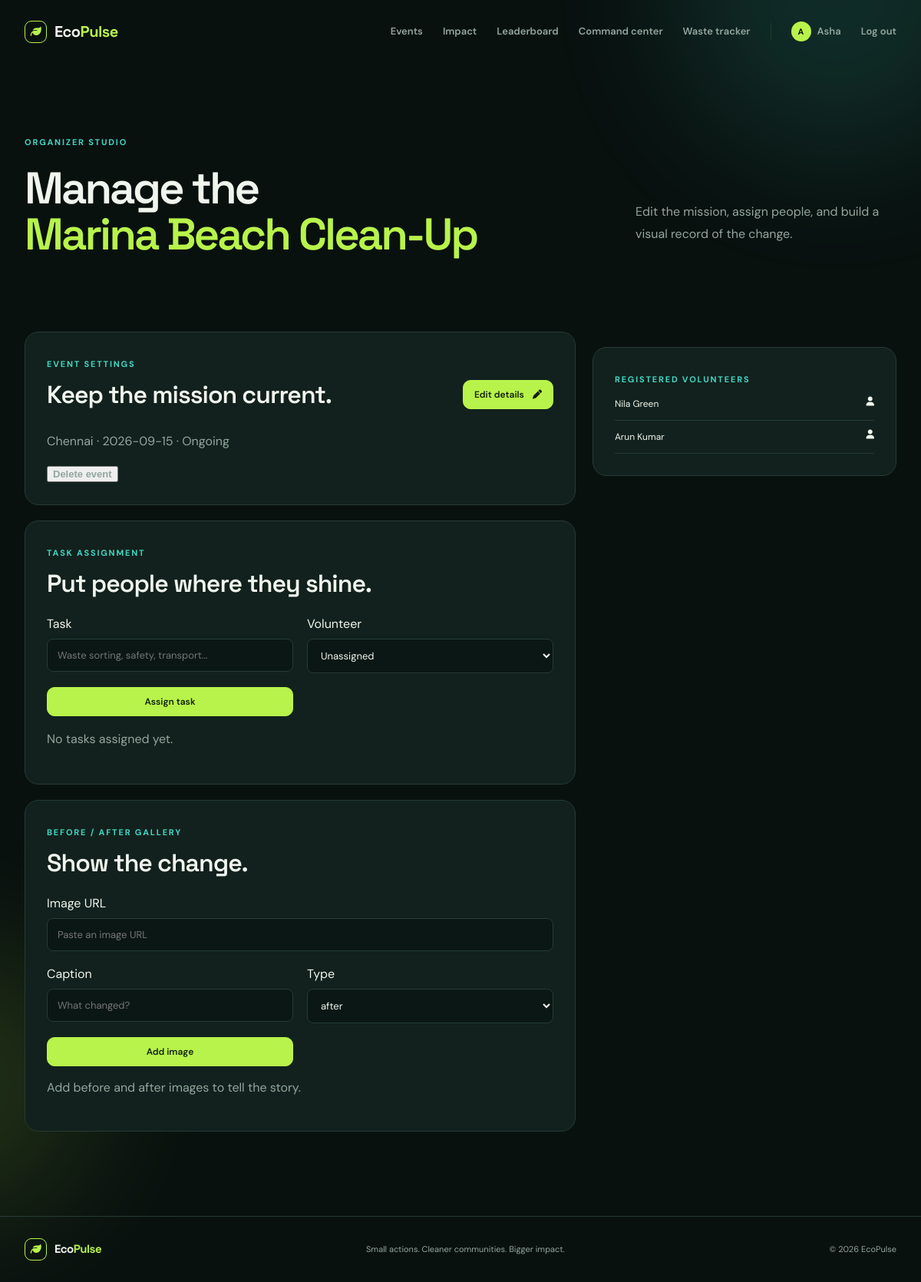
Page /events/1/manage (signed in) on the committed database.
### tables this page shows
CREATE TABLE users (id INTEGER PRIMARY KEY, name TEXT NOT NULL, email TEXT UNIQUE NOT NULL, phone TEXT, password TEXT NOT NULL, role TEXT NOT NULL DEFAULT 'volunteer', points INTEGER DEFAULT 0, created_at TEXT DEFAULT CURRENT_TIMESTAMP);

CREATE TABLE events (id INTEGER PRIMARY KEY, name TEXT NOT NULL, description TEXT, location TEXT NOT NULL, event_date TEXT NOT NULL, start_time TEXT, end_time TEXT, max_volunteers INTEGER DEFAULT 50, target_waste REAL DEFAULT 100, category TEXT, difficulty TEXT, equipment TEXT, status TEXT DEFAULT 'Upcoming', image TEXT, created_by INTEGER REFERENCES users(id), created_at TEXT DEFAULT CURRENT_TIMESTAMP);

### app.py (the view)
@app.route('/events/<int:event_id>/manage')
@admin_required
def manage_event(event_id):
    db = get_db(); event = db.execute('SELECT * FROM events WHERE id=?', (event_id,)).fetchone()
    if not event: abort(404)
    registered = db.execute('SELECT u.id, u.name FROM event_registrations r JOIN users u ON u.id=r.user_id WHERE r.event_id=?', (event_id,)).fetchall()
    tasks = db.execute('SELECT t.*, u.name AS volunteer_name FROM tasks t LEFT JOIN users u ON u.id=t.user_id WHERE t.event_id=?', (event_id,)).fetchall()
    gallery = db.execute('SELECT * FROM event_images WHERE event_id=? ORDER BY created_at DESC', (event_id,)).fetchall()
    return render_template('manage_event.html', event=event, registered=registered, tasks=tasks, gallery=gallery)

### app.py (called while the page is built)
def get_db():
    if 'db' not in g:
        g.db = sqlite3.connect(app.config['DATABASE'])
        g.db.row_factory = sqlite3.Row
        g.db.execute('PRAGMA foreign_keys = ON')
    return g.db

def current_user():
    if 'user_id' not in session:
        return None
    return get_db().execute('SELECT * FROM users WHERE id=?', (session['user_id'],)).fetchone()

@app.context_processor
def inject_globals():
    return {'current_user': current_user(), 'categories': CATEGORIES, 'year': datetime.now().year}

def admin_required(view):
    @wraps(view)
    def wrapped(*args, **kwargs):
        user = current_user()
        if not user or user['role'] != 'admin':
            abort(403)
        return view(*args, **kwargs)
    return wrapped

### templates/manage_event.html
{% extends 'base.html' %}{% block title %}Manage {{ event.name }}{% endblock %}{% block content %}<section class="page-head wrap"><div><span class="section-kicker">Organizer studio</span><h1>Manage the<br><em>{{ event.name }}</em></h1></div><p>Edit the mission, assign people, and build a visual record of the change.</p></section><section class="wrap detail-layout"><div><div class="detail-panel"><div class="section-head"><div><span class="section-kicker">Event settings</span><h2>Keep the mission current.</h2></div><a class="button button-small" href="{{ url_for('edit_event', event_id=event.id) }}">Edit details <i class="fa-solid fa-pen"></i></a></div><p class="muted">{{ event.location }} · {{ event.event_date }} · {{ event.status }}</p><form method="post" action="{{ url_for('delete_event', event_id=event.id) }}" onsubmit="return confirm('Delete this event?')"><button class="text-link danger-button">Delete event</button></form></div><div class="detail-panel"><span class="section-kicker">Task assignment</span><h2>Put people where they shine.</h2><form class="form-grid" method="post" action="{{ url_for('manage_tasks', event_id=event.id) }}"><label>Task<input name="task_name" required placeholder="Waste sorting, safety, transport..."></label><label>Volunteer<select name="user_id"><option value="">Unassigned</option>{% for person in registered %}<option value="{{ person.id }}">{{ person.name }}</option>{% endfor %}</select></label><button class="button button-small">Assign task</button></form>{% for task in tasks %}<div class="waste-row"><span>{{ task.name }}</span><b>{{ task.volunteer_name or 'Unassigned' }}</b></div>{% else %}<p class="muted">No tasks assigned yet.</p>{% endfor %}</div><div class="detail-panel"><span class="section-kicker">Before / after gallery</span><h2>Show the change.</h2><form class="form-grid" method="post" action="{{ url_for('add_gallery_image', event_id=event.id) }}"><label class="span-2">Image URL<input name="image_url" required placeholder="Paste an image URL"></label><label>Caption<input name="caption" placeholder="What changed?"></label><label>Type<select name="image_type"><option>before</option><option selected>after</option></select></label><button class="button button-small">Add image</button></form><div class="gallery-grid">{% for image in gallery %}<figure><img src="{{ image.image_url }}" alt="{{ image.caption or event.name }}"><figcaption>{{ image.image_type }} · {{ image.caption or 'Community action' }}</figcaption></figure>{% else %}<p class="muted">Add before and after images to tell the story.</p>{% endfor %}</div></div></div><aside><div class="mini-panel"><span class="section-kicker">Registered volunteers</span>{% for person in registered %}<div class="waste-row"><span>{{ person.name }}</span><i class="fa-solid fa-user"></i></div>{% else %}<p class="muted">No volunteers registered yet.</p>{% endfor %}</div></aside></section>{% endblock %}

### templates/base.html (shortened to what this page needs)
<!doctype html>
<html lang="en">
<head>
  <link rel="stylesheet" href="https://cdnjs.cloudflare.com/ajax/libs/font-awesome/6.7.2/css/all.min.css">
  <link rel="stylesheet" href="{{ url_for('static', filename='css/style.css') }}">
</head>
<body>
<div class="ambient ambient-one"></div><div class="ambient ambient-two"></div>
<nav class="nav"><a class="brand" href="{{ url_for('index') }}"><span class="brand-mark"><i class="fa-solid fa-leaf"></i></span><span>Eco<span class="green">Pulse</span></span></a><button class="nav-toggle" onclick="document.querySelector('.nav-links').classList.toggle('open')"></button><div class="nav-links"><a href="{{ url_for('events') }}">Events</a><a href="{{ url_for('impact') }}">Impact</a><a href="{{ url_for('leaderboard') }}">Leaderboard</a>{% if current_user and current_user.role == 'admin' %}<a href="{{ url_for('dashboard') }}">Command center</a><a href="{{ url_for('waste_tracker') }}">Waste tracker</a>{% endif %}{% if current_user %}<a class="user-chip" href="{{ url_for('profile') }}"><span>{{ current_user.name[0] }}</span>{{ current_user.name.split()[0] }}</a><a class="text-link" href="{{ url_for('logout') }}">Log out</a>{% else %}<a class="text-link" href="{{ url_for('login') }}">Log in</a><a class="button button-small" href="{{ url_for('register') }}">Join the movement <i class="fa-solid fa-arrow-up-right-from-square"></i></a>{% endif %}</div></nav>
<main>{% block content %}{% endblock %}</main>
<footer><div class="brand"><span class="brand-mark"><i class="fa-solid fa-leaf"></i></span><span>Eco<span class="green">Pulse</span></span></div><span>Small actions. Cleaner communities. Bigger impact.</span><span>© {{ year }} EcoPulse</span></footer>
</body></html>

### static/css/style.css (style rules this page uses)
:root { --bg:#09110f;--bg-soft:#0d1916;--panel:#12211d;--panel-2:#172b25;--line:#263b35;--text:#f0f5ee;--muted:#93a69e;--green:#b8f34b;--cyan:#41d7c5;--amber:#f5bd62;--pink:#e68bba;--radius:18px }
* { box-sizing:border-box }
html { scroll-behavior:smooth }
body { margin:0;background:var(--bg);color:var(--text);font-family:'DM Sans',sans-serif;line-height:1.5;overflow-x:hidden }
body:before { content:'';position:fixed;inset:0;pointer-events:none;opacity:.3;background-image:linear-gradient(rgba(255,255,255,.018) 1px,transparent 1px),linear-gradient(90deg,rgba(255,255,255,.018) 1px,transparent 1px);background-size:64px 64px;mask-image:linear-gradient(to bottom,black,transparent 82%);z-index:-1 }
.ambient { position:fixed;border-radius:50%;filter:blur(90px);opacity:.14;z-index:-2 }
.ambient-one { width:420px;height:420px;background:var(--cyan);top:-220px;right:-100px }
.wrap { width:min(1180px,calc(100% - 64px));margin:0 auto }
.green,em { color:var(--green);font-style:normal }
.nav { height:82px;width:min(1280px,calc(100% - 64px));margin:auto;display:flex;align-items:center;justify-content:space-between;position:relative;z-index:5 }
.brand { display:flex;align-items:center;gap:10px;color:var(--text);text-decoration:none;font-family:'Space Grotesk';font-weight:700;font-size:20px;letter-spacing:-.5px }
.brand-mark { display:grid;place-items:center;width:29px;height:29px;border:1px solid var(--green);color:var(--green);border-radius:9px;font-size:14px }
.nav-links { display:flex;align-items:center;gap:26px }
.nav-links a,.text-link { color:var(--muted);text-decoration:none;font-size:13px;font-weight:600;transition:.2s }
.user-chip { display:flex;align-items:center;gap:8px }
.user-chip span,.leader-person span { display:grid;place-items:center;background:var(--green);color:var(--bg);width:26px;height:26px;border-radius:50%;font-size:11px;font-weight:700 }
.button { display:inline-flex;align-items:center;justify-content:center;gap:11px;background:var(--green);color:#12200d;border:1px solid var(--green);padding:14px 20px;border-radius:10px;text-decoration:none;font:600 13px 'DM Sans';cursor:pointer;transition:transform .2s,box-shadow .2s }
.button-small { padding:10px 14px;font-size:12px }
.eyebrow,.section-kicker { font-size:11px;text-transform:uppercase;letter-spacing:1.8px;color:var(--cyan);font-weight:700 }
.hero h1,.page-head h1 { font:600 clamp(44px,5vw,72px)/1.03 'Space Grotesk';letter-spacing:-3px;margin:20px 0 }
.proof h2,.section-head h2,.detail-panel h2,.join-panel h2,.mini-panel h2,.chart-panel h2 { font:600 32px/1.1 'Space Grotesk';margin:12px 0;letter-spacing:-1px }
.section-head { display:flex;justify-content:space-between;align-items:end;margin-bottom:28px }
.section-head h2 { margin-bottom:0 }
.page-head { padding:90px 0 55px;display:flex;justify-content:space-between;align-items:end }
.page-head h1 { font-size:58px;margin-bottom:0 }
.page-head>p { max-width:340px;color:var(--muted);line-height:1.8 }
input,select,textarea { width:100%;background:#0b1714;color:var(--text);border:1px solid var(--line);border-radius:8px;padding:12px 13px;font:13px 'DM Sans';outline:none;transition:.2s }
.muted { color:var(--muted) }
.detail-layout { display:grid;grid-template-columns:1.45fr .8fr;gap:22px;padding:42px 0 90px }
.detail-panel,.join-panel,.mini-panel,.form-panel,.chart-panel { background:var(--panel);border:1px solid var(--line);border-radius:var(--radius);padding:28px }
.detail-panel { margin-bottom:20px }
.detail-panel>p { color:var(--muted);line-height:1.8;max-width:650px }
.mini-panel { margin-top:20px }
.waste-row,.report-row { display:flex;justify-content:space-between;border-bottom:1px solid var(--line);padding:12px 0;font-size:12px }
.form-grid { display:grid;grid-template-columns:1fr 1fr;gap:0 18px;margin-top:22px }
.form-grid label { margin-bottom:18px }
.form-grid input,.form-grid select,.form-grid textarea { display:block;margin-top:7px }
.span-2 { grid-column:span 2 }
footer { border-top:1px solid var(--line);padding:28px max(32px,calc((100% - 1180px)/2));display:flex;justify-content:space-between;align-items:center;color:var(--muted);font-size:11px }
footer .brand { font-size:15px }

### rows in the picture
users: name "A", name "Asha"
events: name "Marina Beach Clean-Up", location "Chennai", event_date "2026-09-15", status "Ongoing"
users: name "Nila Green"
users: name "Arun Kumar"
